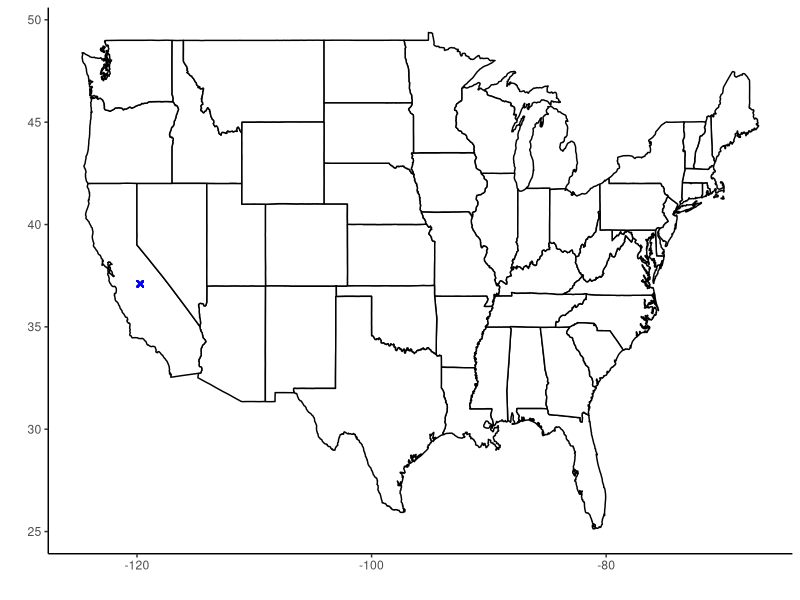
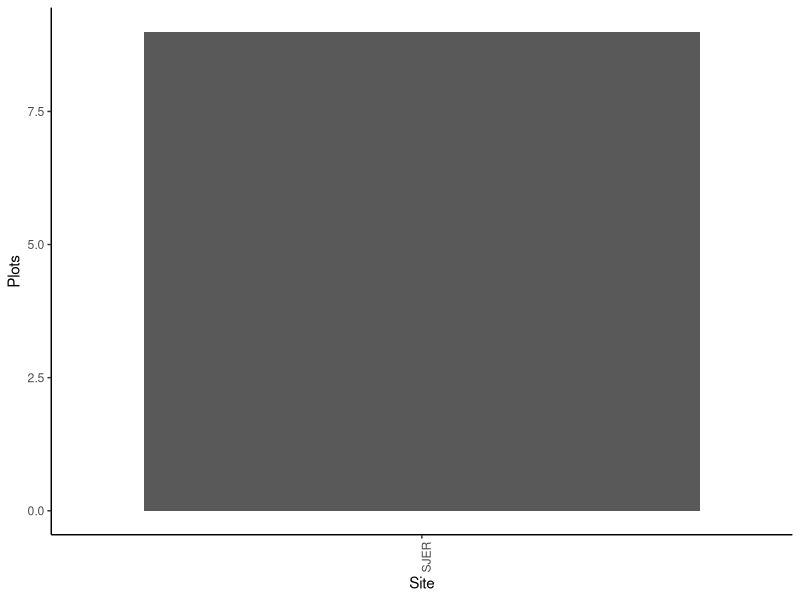
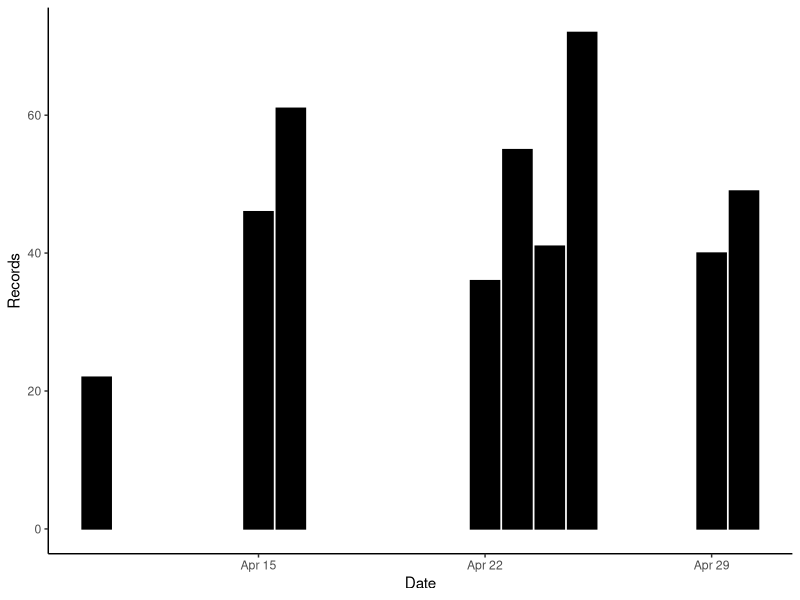

Reproduce these figures in R, in order.
## ---- chunk 1
library(dplyr)
library(tidyr)
library(knitr)
library(kableExtra)
library(ggplot2)
## ---- chunk 2
plant_cover <- read.csv("plant_cover/plant_cover.csv")
## ---- chunk 3
sites_plots <- plant_cover %>% 
  separate(sitename, sep = "_", into = c("site", "also_site", "plot", "subplot")) %>% 
  group_by(site) %>% 
  summarise(count = n_distinct(plot)) %>% 
  rename(Site = site, Plots = count)
## ---- chunk 4
map_background <- map_data("state") 
         
ggplot() +
  geom_polygon(data = map_background, aes(x = long, y = lat, group = group), 
               fill = "white", color = "black") + 
  geom_point(data = plant_cover, aes(x = lon, y = lat), 
             color = "blue", shape = 4) +
  labs(x = "", y = "") +
  theme_classic()
## ---- chunk 5
ggplot(sites_plots) +
  geom_col(aes(x = reorder(Site, -Plots), y = Plots)) +
  xlab("Site") +
  theme_classic() +
  theme(axis.text.x = element_text(angle = 90))
## ---- chunk 6
species_counts <- plant_cover %>%
  group_by(species) %>%
  summarize(count = n()) %>%
  arrange(desc(count)) %>%
  slice(1:20) %>%
  rename(Species = species, Occurrences = count)
kable(species_counts, format = "markdown")
## ---- chunk 7
dates <- plant_cover %>% 
  select(date) %>% 
  mutate(date = as.Date(date)) %>% 
  group_by(date) %>% 
  summarize(count = n()) %>% 
  rename(Date = date, Records = count)

ggplot() +
  geom_col(data = dates, aes(x = Date, y = Records), color = "black", fill = "black") +
  theme_classic()
